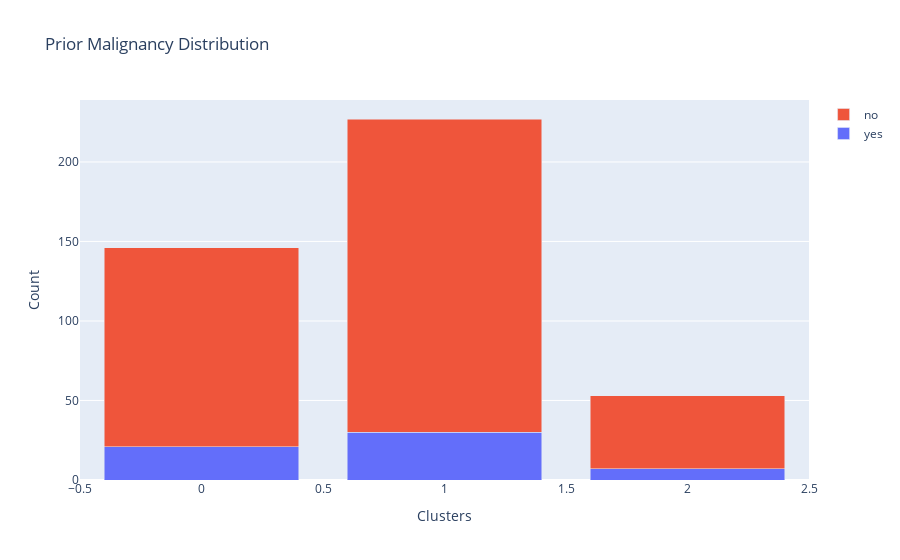
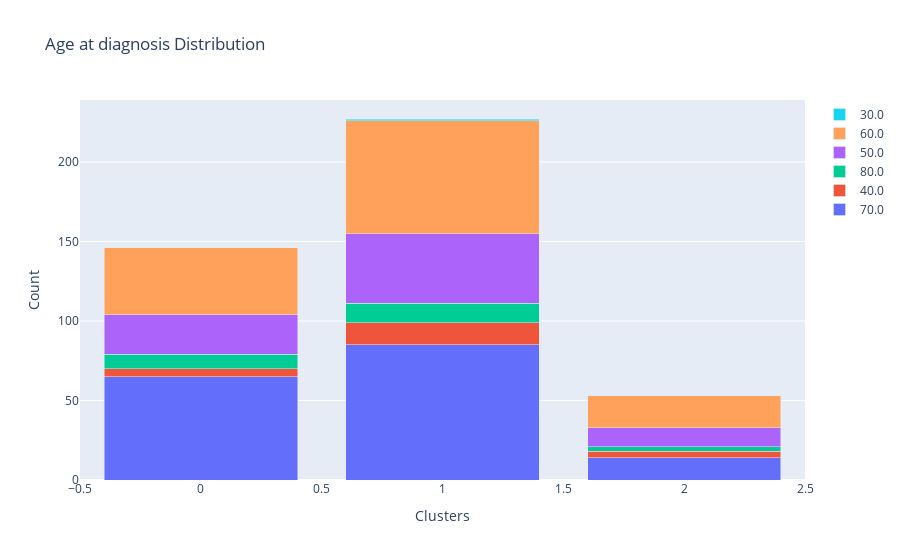
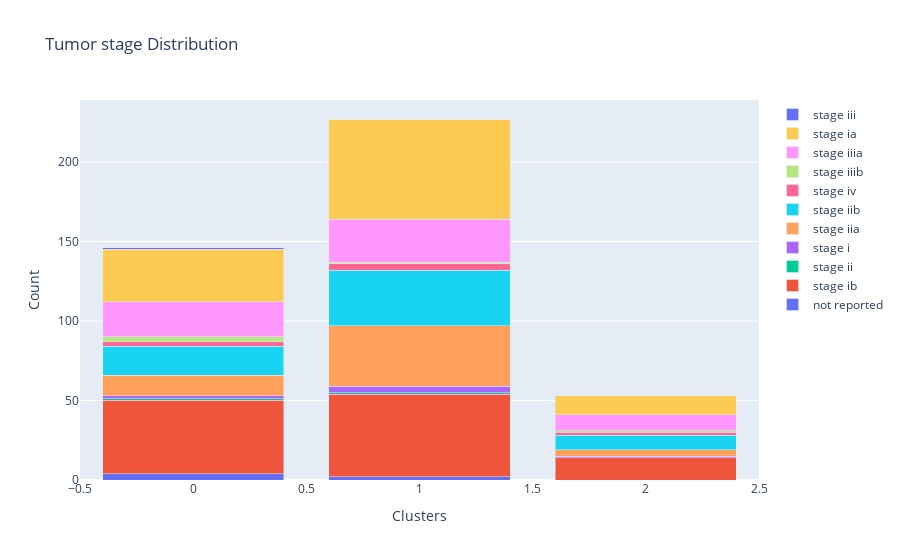
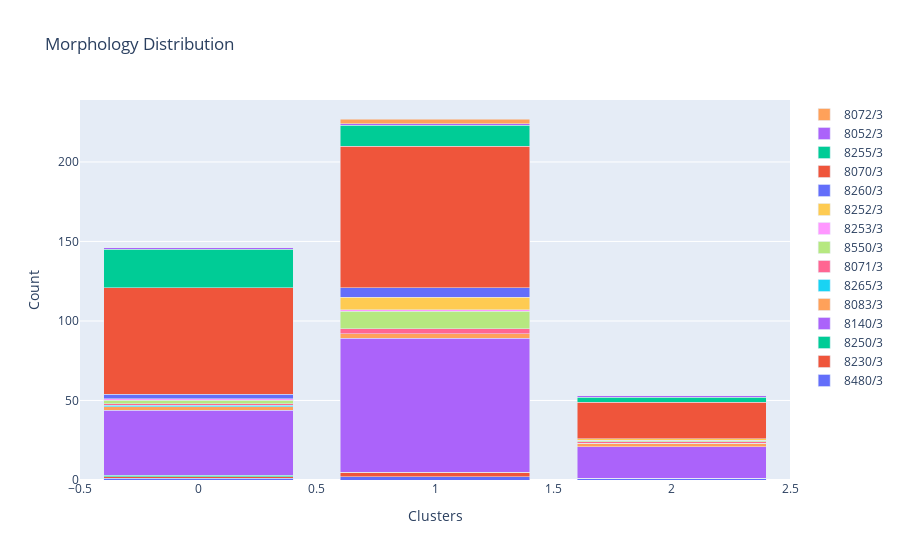

Here is the notebook cell these charts were saved with, in order:
### Code cell
y_pred = model.labels_
df_clinical_case = ExtractClinicalCase(cases_id).get_df_clinical_case()

df_clinical_case.sort_values(by='case_id', inplace=True)
df = pd.DataFrame()
df['case_id'] = cases_id
df['label'] = y_pred
clinica_cases_id = [el.replace('\n', '') for el in df_clinical_case['case_id']]

label = df.loc[df['case_id'].isin(clinica_cases_id)]['label']
df_clinical_case['label'] = label

plot_clinical_data(df_clinical_case, 'prior_malignancy', 'Prior Malignancy Distribution')
plot_clinical_data(df_clinical_case, 'age_at_diagnosis', 'Age at diagnosis Distribution')
plot_clinical_data(df_clinical_case, 'tumor_stage', 'Tumor stage Distribution')
plot_clinical_data(df_clinical_case, 'morphology', 'Morphology Distribution')

### Figure 1 — Plotly figure (JSON) as saved in the notebook; plotly's stock layout.template omitted (floating-point values rounded to 4 significant figures)
{"data": [{"name": "yes", "type": "bar", "x": [0, 1, 2], "y": [21, 30, 7]}, {"name": "no", "type": "bar", "x": [0, 1, 2], "y": [125, 197, 46]}], "layout": {"barmode": "stack", "title": {"text": "Prior Malignancy Distribution"}, "xaxis": {"title": {"text": "Clusters"}}, "yaxis": {"title": {"text": "Count"}}}}

### Figure 2 — Plotly figure (JSON) as saved in the notebook; plotly's stock layout.template omitted (floating-point values rounded to 4 significant figures)
{"data": [{"name": "70.0", "type": "bar", "x": [0, 1, 2], "y": [65, 85, 14]}, {"name": "40.0", "type": "bar", "x": [0, 1, 2], "y": [5, 14, 4]}, {"name": "80.0", "type": "bar", "x": [0, 1, 2], "y": [9, 12, 3]}, {"name": "50.0", "type": "bar", "x": [0, 1, 2], "y": [25, 44, 12]}, {"name": "60.0", "type": "bar", "x": [0, 1, 2], "y": [42, 71, 20]}, {"name": "30.0", "type": "bar", "x": [0, 1, 2], "y": [0, 1, 0]}], "layout": {"barmode": "stack", "title": {"text": "Age at diagnosis Distribution"}, "xaxis": {"title": {"text": "Clusters"}}, "yaxis": {"title": {"text": "Count"}}}}

### Figure 3 — Plotly figure (JSON) as saved in the notebook; plotly's stock layout.template omitted (floating-point values rounded to 4 significant figures)
{"data": [{"name": "not reported", "type": "bar", "x": [0, 1, 2], "y": [4, 2, 0]}, {"name": "stage ib", "type": "bar", "x": [0, 1, 2], "y": [46, 52, 14]}, {"name": "stage ii", "type": "bar", "x": [0, 1, 2], "y": [1, 1, 0]}, {"name": "stage i", "type": "bar", "x": [0, 1, 2], "y": [2, 4, 1]}, {"name": "stage iia", "type": "bar", "x": [0, 1, 2], "y": [13, 38, 4]}, {"name": "stage iib", "type": "bar", "x": [0, 1, 2], "y": [18, 35, 9]}, {"name": "stage iv", "type": "bar", "x": [0, 1, 2], "y": [3, 4, 2]}, {"name": "stage iiib", "type": "bar", "x": [0, 1, 2], "y": [3, 1, 1]}, {"name": "stage iiia", "type": "bar", "x": [0, 1, 2], "y": [22, 27, 10]}, {"name": "stage ia", "type": "bar", "x": [0, 1, 2], "y": [33, 63, 12]}, {"name": "stage iii", "type": "bar", "x": [0, 1, 2], "y": [1, 0, 0]}], "layout": {"barmode": "stack", "title": {"text": "Tumor stage Distribution"}, "xaxis": {"title": {"text": "Clusters"}}, "yaxis": {"title": {"text": "Count"}}}}

### Figure 4 — Plotly figure (JSON) as saved in the notebook; plotly's stock layout.template omitted (floating-point values rounded to 4 significant figures)
{"data": [{"name": "8480/3", "type": "bar", "x": [0, 1, 2], "y": [1, 2, 1]}, {"name": "8230/3", "type": "bar", "x": [0, 1, 2], "y": [1, 3, 0]}, {"name": "8250/3", "type": "bar", "x": [0, 1, 2], "y": [1, 0, 0]}, {"name": "8140/3", "type": "bar", "x": [0, 1, 2], "y": [41, 84, 20]}, {"name": "8083/3", "type": "bar", "x": [0, 1, 2], "y": [2, 3, 2]}, {"name": "8265/3", "type": "bar", "x": [0, 1, 2], "y": [1, 0, 0]}, {"name": "8071/3", "type": "bar", "x": [0, 1, 2], "y": [1, 3, 1]}, {"name": "8550/3", "type": "bar", "x": [0, 1, 2], "y": [2, 11, 1]}, {"name": "8253/3", "type": "bar", "x": [0, 1, 2], "y": [1, 1, 0]}, {"name": "8252/3", "type": "bar", "x": [0, 1, 2], "y": [0, 8, 1]}, {"name": "8260/3", "type": "bar", "x": [0, 1, 2], "y": [3, 6, 0]}, {"name": "8070/3", "type": "bar", "x": [0, 1, 2], "y": [67, 89, 23]}, {"name": "8255/3", "type": "bar", "x": [0, 1, 2], "y": [24, 13, 3]}, {"name": "8052/3", "type": "bar", "x": [0, 1, 2], "y": [1, 1, 1]}, {"name": "8072/3", "type": "bar", "x": [0, 1, 2], "y": [0, 3, 0]}], "layout": {"barmode": "stack", "title": {"text": "Morphology Distribution"}, "xaxis": {"title": {"text": "Clusters"}}, "yaxis": {"title": {"text": "Count"}}}}
